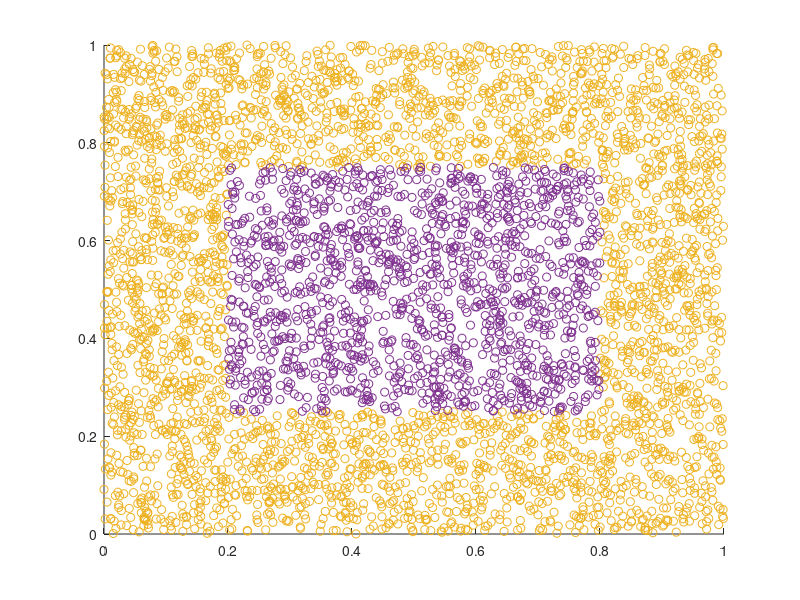

Write the MATLAB code that produced this figure.
function move_dots()

% Oval / Rectangle / N / U
mask.type = 'Rectangle';

switch mask.type
    case 'Oval'
        % Oval
        mask.vert=[.25 .75];
        mask.hor=[.2 .8];
        mask.center = [mean(mask.hor) mean(mask.vert)];
        mask.r = [ diff(mask.hor)/2 diff(mask.vert)/2 ];
        % checking if a pointis inside ellipse:
        % ((x-mask.center(1)).^2)/(mask.r(1).^2) + ((y-mask.center(2)).^2)/(mask.r(2).^2)
        % <1    inside ellipse
        % ==1   on the circumference
        % >1    outside
    case 'Rectangle'
        mask.vert=[.25 .75];
        mask.hor=[.2 .8];
    case 'N'
        % N/U shape
        legwidth = .2; bridgewidth=.1;
        mask.vert=[.25 .75];
        mask.hor=[.2 .8];
        mask.lx=[mask.hor(1) mask.hor(1)+legwidth];
        mask.rx=[mask.hor(2)-legwidth mask.hor(2)];
        mask.bridge=[mask.vert(2)-bridgewidth mask.vert(2)];
    case 'U'
        % N/U shape
        legwidth = .2; bridgewidth=.1;
        mask.vert=[.25 .75];
        mask.hor=[.2 .8];
        mask.lx=[mask.hor(1) mask.hor(1)+legwidth];
        mask.rx=[mask.hor(2)-legwidth mask.hor(2)];
        mask.bridge=[mask.vert(1) mask.vert(1)+bridgewidth];
end       
        
ndots=5000;
for i=1:2; dots(i).pos = rand(ndots,2); end


% f1=figure;
% subplot(1,2,1); hold on
% scatter(dots(1).pos(:,1),dots(1).pos(:,2))
% scatter(dots(2).pos(:,1),dots(2).pos(:,2))
% set(gca, 'xlim',[0 1],'ylim',[0 1]);
% 
% subplot(1,2,2); hold on
% %scatter(dots(1).pos(:,1),dots(1).pos(:,2),'x')
% mbool = getmbool(dots(1).pos,mask);
% scatter(dots(1).pos(~mbool,1),dots(1).pos(~mbool,2))
% 
% %scatter(dots(2).pos(:,1),dots(2).pos(:,2),'x')
% mbool = getmbool(dots(2).pos,mask);
% scatter(dots(2).pos(mbool,1),dots(2).pos(mbool,2))
% set(gca, 'xlim',[0 1],'ylim',[0 1]);

f2=figure;
pause(1);
step=0.002;
for i=1:100
    dots(1).pos=dots(1).pos+step;
    if any(dots(1).pos>1)
        dots(1).pos(dots(1).pos>1) = dots(1).pos(dots(1).pos>1)-1;
    end
    if any(dots(1).pos<0)
        dots(1).pos(dots(1).pos<0) = dots(1).pos(dots(1).pos<1)+1;
    end
    
    dots(2).pos=dots(2).pos-step;
    if any(dots(2).pos>1)
        dots(2).pos(dots(2).pos>1) = dots(2).pos(dots(2).pos>1)-1;
    end
    if any(dots(2).pos<0)
        dots(2).pos(dots(2).pos<0) = dots(2).pos(dots(2).pos<0)+1;
    end
    
    hold on
    cla;
    mbool = getmbool(dots(1).pos,mask);
    scatter(dots(1).pos(~mbool,1),dots(1).pos(~mbool,2),'k.')
    
    mbool = getmbool(dots(2).pos,mask);
    scatter(dots(2).pos(mbool,1),dots(2).pos(mbool,2),'k.')
    set(gca, 'xlim',[0 1],'ylim',[0 1]);
    hold off
    pause(0.01);
end

    function mbool = getmbool(pos,mask)
        switch mask.type
            case 'N'
                mbool = ...
                    (pos(:,1) > mask.lx(1) & pos(:,1) < mask.lx(2) & ...
                    pos(:,2) > mask.vert(1) & pos(:,2) < mask.vert(2)) | ...
                    (pos(:,1) > mask.rx(1) & pos(:,1) < mask.rx(2) & ...
                    pos(:,2) > mask.vert(1) & pos(:,2) < mask.vert(2)) | ...
                    (pos(:,1) > mask.hor(1) & pos(:,1) < mask.hor(2) & ...
                    pos(:,2) > mask.bridge(1) & pos(:,2) < mask.bridge(2));
            case 'U'
                mbool = ...
                    (pos(:,1) > mask.lx(1) & pos(:,1) < mask.lx(2) & ...
                    pos(:,2) > mask.vert(1) & pos(:,2) < mask.vert(2)) | ...
                    (pos(:,1) > mask.rx(1) & pos(:,1) < mask.rx(2) & ...
                    pos(:,2) > mask.vert(1) & pos(:,2) < mask.vert(2)) | ...
                    (pos(:,1) > mask.hor(1) & pos(:,1) < mask.hor(2) & ...
                    pos(:,2) > mask.bridge(1) & pos(:,2) < mask.bridge(2));
            case 'Oval'
                mbool = ...
                    ((pos(:,1)-mask.center(1)).^2)/(mask.r(1).^2) + ...
                    ((pos(:,2)-mask.center(2)).^2)/(mask.r(2).^2) < 1;
            case 'Rectangle'
                mbool = ...
                    (pos(:,1) > mask.hor(1) & pos(:,1) < mask.hor(2) & ...
                    pos(:,2) > mask.vert(1) & pos(:,2) < mask.vert(2));
        end
    end
end